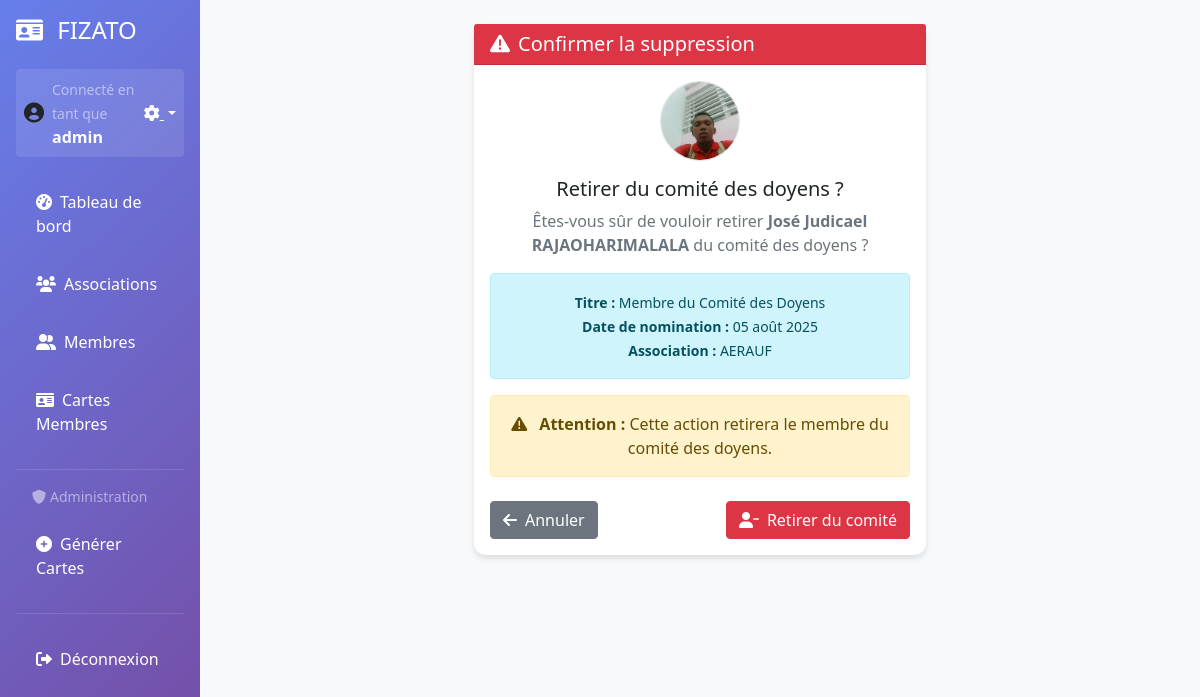
Page /fizato/doyen/2/supprimer/ (signed in) on the committed database.
### membres/models.py (models this page shows, shortened)
class ComiteDoyen(models.Model):
    membre = models.ForeignKey(Membre, on_delete=models.CASCADE, related_name='comite_doyen')
    titre = models.CharField(max_length=100, default="Membre du Comité des Doyens")
    date_nomination = models.DateField(default=timezone.now)
    date_fin = models.DateField(null=True, blank=True)
    est_actif = models.BooleanField(default=True)
    ordre_affichage = models.IntegerField(default=1)
    mandat = models.ForeignKey(Mandat, on_delete=models.CASCADE, null=True, blank=True, related_name='comite_doyen')
    class Meta:
        ordering = ['ordre_affichage', 'date_nomination']

class Membre(models.Model):
    user = models.OneToOneField(User, on_delete=models.CASCADE, blank=True, null=True, verbose_name="Utilisateur", help_text="Compte utilisateur associé")
    association = models.ForeignKey(Association, on_delete=models.CASCADE, related_name='membres')
    nom = models.CharField(max_length=100, verbose_name="Nom du membre")
    prenom = models.CharField(max_length=100, verbose_name="Prénom du membre")
    numero_cin = models.CharField(
        max_length=20,
        verbose_name="N° CIN",
        unique=True,
        help_text="Numéro de Carte d'Identité Nationale"
    )
    filiere = models.CharField(max_length=100, verbose_name="Filière")
    parcours = models.CharField(max_length=100, verbose_name="Parcours")
    numero_carte = models.CharField(max_length=20, verbose_name="N°C", unique=True, blank=True)
    photo = models.ImageField(upload_to='photos/membres/', blank=True, null=True, verbose_name="Photo du membre")
    date_naissance = models.DateField(blank=True, null=True, verbose_name="Date de naissance")
    etablissement = models.CharField(max_length=150, blank=True, null=True, verbose_name="Établissement")
    adresse = models.CharField(max_length=255, blank=True, null=True, verbose_name="Adresse ou Cité universitaire")
    telephone = models.CharField(max_length=30, blank=True, null=True, verbose_name="Téléphone")
    email = models.EmailField(blank=True, null=True, verbose_name="Email")
    nom_facebook = models.CharField(max_length=100, blank=True, null=True, verbose_name="Nom Facebook")
    created_at = models.DateTimeField(auto_now_add=True)
    updated_at = models.DateTimeField(auto_now=True)
    class Meta:
        verbose_name = "Membre"
        verbose_name_plural = "Membres"
        ordering = ['-created_at']

class Association(models.Model):
    nom = models.CharField(max_length=200, verbose_name="Nom de l'Association")
    logo_association = models.ImageField(upload_to='logos/associations/', blank=True, null=True, verbose_name="Logo Association")
    logo_universite = models.ImageField(upload_to='logos/universites/', blank=True, null=True, verbose_name="Logo Université")
    logo_fizato = models.ImageField(upload_to='logos/fizato/', blank=True, null=True, verbose_name="Logo FI.ZA.TO")
    devise = models.CharField(max_length=500, verbose_name="Devise", blank=True, null=True)
    fondateurs = models.TextField(verbose_name="Fondateurs de l'association", default="",
                                 help_text="Séparez les noms par des virgules")
    description = models.TextField(verbose_name="Description", blank=True, null=True)
    date_creation = models.DateField(verbose_name="Date de création", default=timezone.now)
    created_at = models.DateTimeField(auto_now_add=True)
    class Meta:
        verbose_name = "Association"
        verbose_name_plural = "Associations"

### membres/views.py (the view)
# urls.py: path('fizato/doyen/<int:doyen_id>/supprimer/', views.supprimer_comite_doyen, name='supprimer_comite_doyen'),
@admin_required
def supprimer_comite_doyen(request, doyen_id):
    doyen = get_object_or_404(ComiteDoyen, id=doyen_id)
    if request.method == 'POST':
        nom_membre = f"{doyen.membre.prenom} {doyen.membre.nom}"
        doyen.delete()
        messages.success(request, f'{nom_membre} a été retiré du comité des doyens.')
        return redirect('detail_fizato')
    return render(request, 'membres/confirmer_suppression_doyen.html', {
        'doyen': doyen,
    })

### membres/templates/membres/confirmer_suppression_doyen.html (shortened to what this page needs)
{% extends "membres/base.html" %}
{% block content %}
<div class="row justify-content-center">
    <div class="col-md-6">
        <div class="card">
            <div class="card-header bg-danger text-white">
                <h5 class="mb-0">
                    <i class="fas fa-exclamation-triangle me-2"></i>Confirmer la suppression
                </h5>
            </div>
            <div class="card-body">
                <div class="text-center mb-4">
                    {% if doyen.membre.photo %}
                        <img src="{{ doyen.membre.photo.url }}" alt="Photo {{ doyen.membre.prenom }}"
                             class="rounded-circle border mb-3"
                             style="width: 80px; height: 80px; object-fit: cover;">
                    {% else %}
                        <i class="fas fa-user-circle fa-4x text-muted mb-3"></i>
                    {% endif %}
                    <h5>Retirer du comité des doyens ?</h5>
                    <p class="text-muted">
                        Êtes-vous sûr de vouloir retirer
                        <strong>{{ doyen.membre.prenom }} {{ doyen.membre.nom }}</strong>
                        du comité des doyens ?
                    </p>
                    <div class="alert alert-info">
                        <small>
                            <strong>Titre :</strong> {{ doyen.titre }}<br>
                            <strong>Date de nomination :</strong> {{ doyen.date_nomination|date:"d F Y" }}<br>
                            <strong>Association :</strong> {{ doyen.membre.association.nom }}
                        </small>
                    </div>
                    <div class="alert alert-warning">
                        <i class="fas fa-warning me-2"></i>
                        <strong>Attention :</strong> Cette action retirera le membre du comité des doyens.
                    </div>
                </div>
                <form method="post" class="d-inline">
                    <div class="d-flex justify-content-between">
                        <a href="{% url 'detail_fizato' %}" class="btn btn-secondary">
                            <i class="fas fa-arrow-left me-2"></i>Annuler
                        </a>
                        <button type="submit" class="btn btn-danger">
                            <i class="fas fa-user-minus me-2"></i>Retirer du comité
                        </button>
                    </div>
                </form>
            </div>
        </div>
    </div>
</div>
{% endblock %}

### membres/templates/membres/base.html (shortened to what this page needs)
<!DOCTYPE html>
<html lang="fr">
<head>
    <link href="https://cdn.jsdelivr.net/npm/bootstrap@5.1.3/dist/css/bootstrap.min.css" rel="stylesheet">
    <link href="https://cdnjs.cloudflare.com/ajax/libs/font-awesome/6.0.0/css/all.min.css" rel="stylesheet">
</head>
<body class="bg-light">
    <div class="container-fluid">
        <div class="row">
            <div class="col-md-3 col-lg-2 sidebar p-0">
                <div class="p-3">
                    <h4 class="text-white mb-4">
                        <a href="{% url 'admin:index' %}" class="text-white text-decoration-none admin-icon" title="Administration Django">
                            <i class="fas fa-id-card me-2"></i>
                        </a><a href="{% url 'detail_fizato' %}" class="text-white text-decoration-none" title="Détails FIZATO">FIZATO</a>
                    </h4>
                    {% if user.is_authenticated %}
                        <div class="user-status mb-3 p-2 rounded" style="background: rgba(255,255,255,0.1);">
                            <div class="d-flex align-items-center">
                                <div class="me-2">
                                    {% if user.membre and user.membre.photo %}
                                        <img src="{{ user.membre.photo.url }}" alt="Photo profil"
                                             class="rounded-circle" style="width: 40px; height: 40px; object-fit: cover;">
                                    {% else %}
                                        <i class="fas fa-user-circle fa-lg"></i>
                                    {% endif %}
                                </div>
                                <div class="flex-grow-1">
                                    <small class="text-white-50">Connecté en tant que</small>
                                    <div class="text-white fw-bold">{{ user.get_full_name|default:user.username }}</div>
                                </div>
                                <div class="dropdown">
                                    <a href="#" class="text-white dropdown-toggle" data-bs-toggle="dropdown" title="Options du profil">
                                        <i class="fas fa-cog"></i>
                                    </a>
                                </div>
                            </div>
                        </div>
                    {% endif %}
                    <nav class="nav flex-column">
                        <a class="nav-link" href="{% url 'dashboard' %}">
                            <i class="fas fa-tachometer-alt me-2"></i>Tableau de bord
                        </a>
                        <a class="nav-link" href="{% url 'liste_associations' %}">
                            <i class="fas fa-users me-2"></i>Associations
                        </a>
                        <a class="nav-link" href="{% url 'liste_membres' %}">
                            <i class="fas fa-user-friends me-2"></i>Membres
                        </a>
                        <a class="nav-link" href="{% url 'liste_cartes_membres' %}">
                            <i class="fas fa-id-card me-2"></i>Cartes Membres
                        </a>
                        {% if user.is_staff or user.is_superuser %}
                        <hr class="text-white-50 my-3">
                        <small class="text-white-50 px-3 mb-2 d-block">
                            <i class="fas fa-shield-alt me-1"></i>Administration
                        </small>
                        <a class="nav-link" href="{% url 'generer_cartes' %}">
                            <i class="fas fa-plus-circle me-2"></i>Générer Cartes
                        </a>
                        {% endif %}
                        {% if user.is_authenticated %}
                        <hr class="text-white-50">
                        <a class="nav-link" href="#" data-bs-toggle="modal" data-bs-target="#logoutModal">
                            <i class="fas fa-sign-out-alt me-2"></i>Déconnexion
                        </a>
                        {% endif %}
                    </nav>
                </div>
            </div>
            <div class="col-md-9 col-lg-10">
                <div class="p-4">
                    {% block content %}
                    {% endblock %}
                </div>
            </div>
        </div>
    </div>
</body>
</html>

### membres/templates/membres/base.html (style rules this page uses)
.sidebar { min-height: 100vh; background: linear-gradient(135deg, #667eea 0%, #764ba2 100%); }
.sidebar .nav-link { color: white; padding: 12px 20px; margin: 5px 0; border-radius: 8px; transition: all 0.3s; }
.card { box-shadow: 0 4px 6px rgba(0, 0, 0, 0.1); border: none; border-radius: 12px; }

### rows in the picture
ComiteDoyen: membre.photo (picture), membre.prenom "José Judicael", membre.nom "RAJAOHARIMALALA", titre "Membre du Comité des Doyens", date_nomination "05 août 2025", membre.association.nom "AERAUF"

### other values in the picture
{{ user.get_full_name|default:user.username }} "admin"
